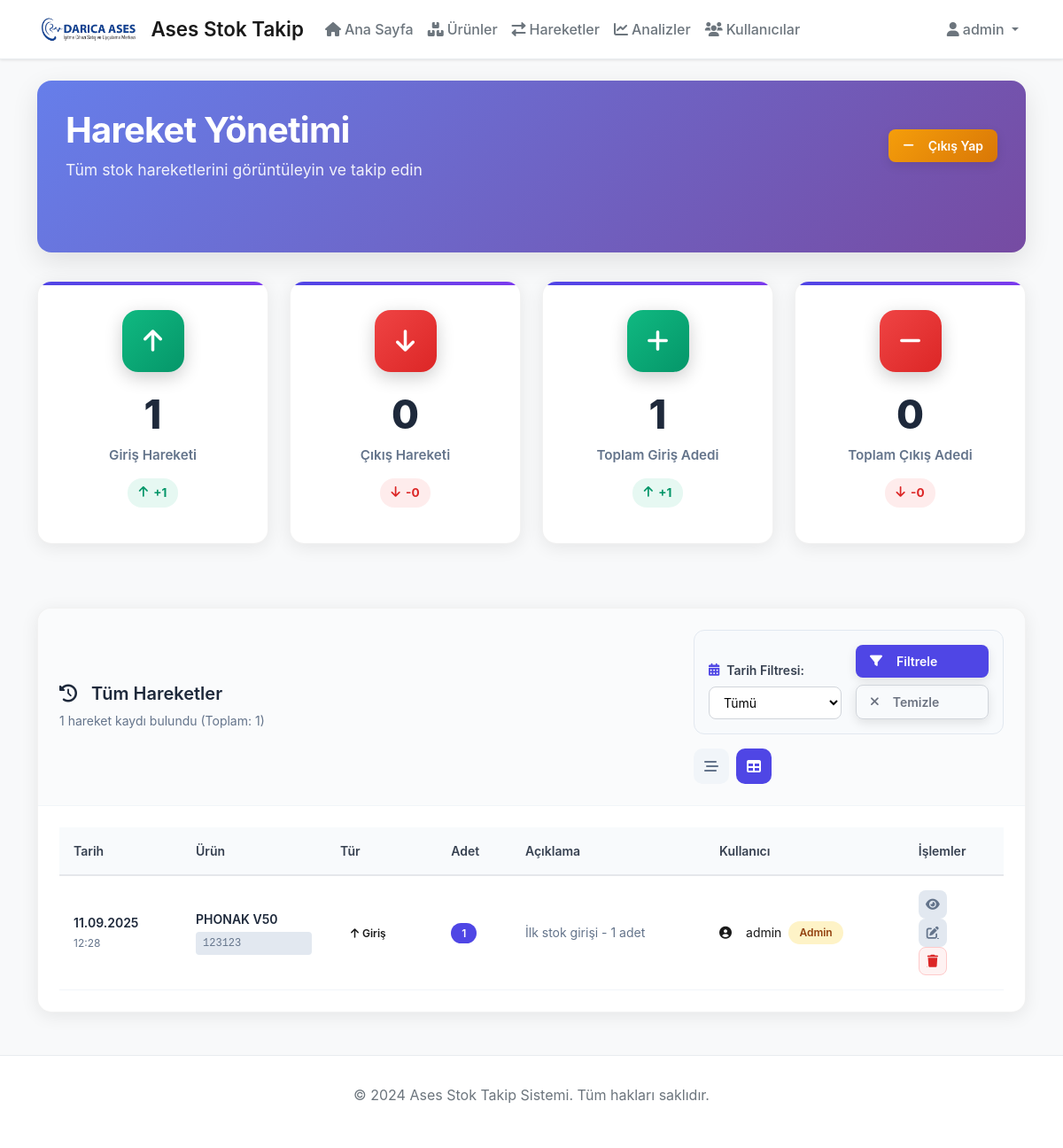
/movements (signed in), run on an earlier commit of the app's database.
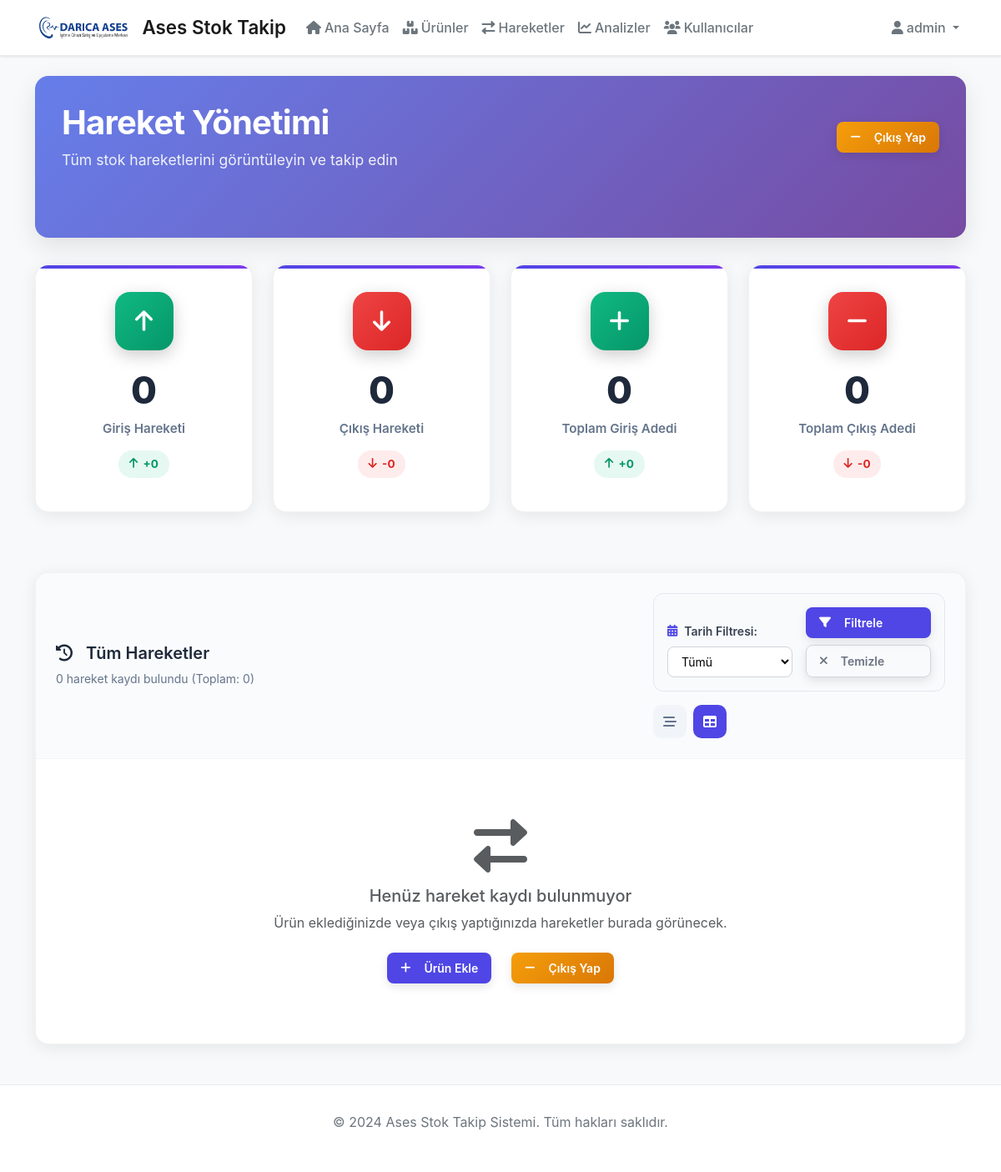
And on a later commit of the database.
### app.py (models this page shows)
class Movement(db.Model):
    id = db.Column(db.Integer, primary_key=True)
    product_id = db.Column(db.Integer, db.ForeignKey('product.id'), nullable=False)
    user_id = db.Column(db.Integer, db.ForeignKey('user.id'), nullable=False)
    movement_type = db.Column(db.String(20), nullable=False)  # 'giris' or 'cikis'
    adet = db.Column(db.Integer, nullable=False)
    aciklama = db.Column(db.Text)
    tarih = db.Column(db.DateTime, default=datetime.utcnow)
    product = db.relationship('Product', backref=db.backref('movements', lazy=True))
    user = db.relationship('User', backref=db.backref('movements', lazy=True))

class Product(db.Model):
    id = db.Column(db.Integer, primary_key=True)
    marka = db.Column(db.String(100), nullable=False)
    model = db.Column(db.String(100), nullable=False)
    barkod = db.Column(db.String(100), nullable=False)
    seri_no = db.Column(db.String(100), unique=True, nullable=False)
    adet = db.Column(db.Integer, default=0)
    created_at = db.Column(db.DateTime, default=datetime.utcnow)

class User(UserMixin, db.Model):
    id = db.Column(db.Integer, primary_key=True)
    username = db.Column(db.String(80), unique=True, nullable=False)
    email = db.Column(db.String(120), unique=True, nullable=False)
    password_hash = db.Column(db.String(120), nullable=False)
    is_admin = db.Column(db.Boolean, default=False)
    created_at = db.Column(db.DateTime, default=datetime.utcnow)

### app.py (the view)
@app.route('/movements')
@login_required
def movements():
    date_filter = request.args.get('date_filter', 'all')  # all, today, week, month, year, custom
    custom_date = request.args.get('custom_date', '')
    query = Movement.query
    if date_filter == 'today':
        today = datetime.now().date()
        query = query.filter(db.func.date(Movement.tarih) == today)
    elif date_filter == 'week':
        week_ago = datetime.now().date() - timedelta(days=7)
        query = query.filter(db.func.date(Movement.tarih) >= week_ago)
    elif date_filter == 'month':
        month_ago = datetime.now().date() - timedelta(days=30)
        query = query.filter(db.func.date(Movement.tarih) >= month_ago)
    elif date_filter == 'year':
        year_ago = datetime.now().date() - timedelta(days=365)
        query = query.filter(db.func.date(Movement.tarih) >= year_ago)
    elif date_filter == 'custom' and custom_date:
        try:
            custom_date_obj = datetime.strptime(custom_date, '%Y-%m-%d').date()
            query = query.filter(db.func.date(Movement.tarih) == custom_date_obj)
        except ValueError:
            pass  # Geçersiz tarih formatı, tüm hareketleri göster
    movements = query.order_by(Movement.tarih.desc()).all()
    total_movements = Movement.query.count()
    today_movements = Movement.query.filter(db.func.date(Movement.tarih) == datetime.now().date()).count()
    week_movements = Movement.query.filter(db.func.date(Movement.tarih) >= datetime.now().date() - timedelta(days=7)).count()
    month_movements = Movement.query.filter(db.func.date(Movement.tarih) >= datetime.now().date() - timedelta(days=30)).count()
    return render_template('movements.html',
                         movements=movements,
                         date_filter=date_filter,
                         custom_date=custom_date,
                         total_movements=total_movements,
                         today_movements=today_movements,
                         week_movements=week_movements,
                         month_movements=month_movements)

### app.py (called while the page is built)
@login_manager.user_loader
def load_user(user_id):
    return User.query.get(int(user_id))

### templates/movements.html (shortened to what the changed rows need)
{% extends "base.html" %}
{% block content %}
<div class="movements-header">
    <div class="d-flex justify-content-between align-items-center mb-5">
        <div>
            <h1 class="movements-title">Hareket Yönetimi</h1>
        </div>
    </div>
</div>
<div class="row mb-5">
    <div class="col-md-3 mb-4">
        <div class="modern-card stats-card-modern">
            <div class="card-content">
                <h3 class="card-number">{{ movements|selectattr('movement_type', 'equalto', 'giris')|list|length }}</h3>
                <p class="card-label">Giriş Hareketi</p>
                <div class="card-trend positive">
                    <i class="fas fa-arrow-up"></i>
                    <span>+{{ movements|selectattr('movement_type', 'equalto', 'giris')|list|length }}</span>
                </div>
            </div>
        </div>
    </div>
    <div class="col-md-3 mb-4">
        <div class="modern-card stats-card-modern">
            <div class="card-content">
                <h3 class="card-number">{{ movements|selectattr('movement_type', 'equalto', 'giris')|sum(attribute='adet') }}</h3>
                <p class="card-label">Toplam Giriş Adedi</p>
                <div class="card-trend positive">
                    <i class="fas fa-arrow-up"></i>
                    <span>+{{ movements|selectattr('movement_type', 'equalto', 'giris')|sum(attribute='adet') }}</span>
                </div>
            </div>
        </div>
    </div>
</div>
<div class="modern-card">
    <div class="card-header-modern">
        <div class="header-content">
            <h5 class="card-title-modern">
                <i class="fas fa-history me-3"></i>Tüm Hareketler
            </h5>
            <p class="card-subtitle-modern">
                {% if date_filter == 'all' %}
                    {{ movements|length }} hareket kaydı bulundu (Toplam: {{ total_movements }})
                {% elif date_filter == 'today' %}
                    {{ movements|length }} hareket kaydı bulundu (Bugün: {{ today_movements }})
                {% elif date_filter == 'week' %}
                    {{ movements|length }} hareket kaydı bulundu (Son 7 gün: {{ week_movements }})
                {% elif date_filter == 'month' %}
                    {{ movements|length }} hareket kaydı bulundu (Son 30 gün: {{ month_movements }})
                {% elif date_filter == 'year' %}
                    {{ movements|length }} hareket kaydı bulundu (Son 1 yıl)
                {% elif date_filter == 'custom' %}
                    {{ movements|length }} hareket kaydı bulundu ({{ custom_date }})
                {% endif %}
            </p>
        </div>
    </div>
    <div class="card-body-modern">
        {% if movements %}
        <div class="table-view" id="tableView">
            <div class="table-responsive">
                <table class="table-modern">
                    <thead>
                        <tr>
                            <th>Tarih</th>
                            <th>Ürün</th>
                            <th>Tür</th>
                            <th>Adet</th>
                            <th>Açıklama</th>
                            <th>Kullanıcı</th>
                            <th>İşlemler</th>
                        </tr>
                    </thead>
                    <tbody>
                        {% for movement in movements %}
                        <tr>
                            <td>
                                <div class="datetime-info">
                                    <span class="date">{{ movement.tarih.strftime('%d.%m.%Y') }}</span>
                                    <span class="time">{{ movement.tarih.strftime('%H:%M') }}</span>
                                </div>
                            </td>
                            <td>
                                <div class="product-info">
                                    <span class="product-name">{{ movement.product.marka }} {{ movement.product.model }}</span>
                                    <code class="product-code">{{ movement.product.barkod }}</code>
                                </div>
                            </td>
                            <td>
                                <span class="badge-modern {% if movement.movement_type == 'giris' %}success{% else %}danger{% endif %}">
                                    {% if movement.movement_type == 'giris' %}
                                        <i class="fas fa-arrow-up me-1"></i>Giriş
                                    {% else %}
                                        <i class="fas fa-arrow-down me-1"></i>Çıkış
                                    {% endif %}
                                </span>
                            </td>
                            <td>
                                <span class="quantity-badge">{{ movement.adet }}</span>
                            </td>
                            <td>
                                {% if movement.aciklama %}
                                    <span class="description" title="{{ movement.aciklama }}">
                                        {{ movement.aciklama[:50] }}{% if movement.aciklama|length > 50 %}...{% endif %}
                                    </span>
                                {% else %}
                                    <span class="text-muted">-</span>
                                {% endif %}
                            </td>
                            <td>
                                <div class="user-info">
                                    <i class="fas fa-user-circle me-2"></i>
                                    <span>{{ movement.user.username }}</span>
                                    {% if movement.user.is_admin %}
                                        <span class="badge-modern warning">Admin</span>
                                    {% endif %}
                                </div>
                            </td>
                            <td>
                                <div class="action-buttons">
                                    <button type="button" class="btn-action"
                                            data-bs-toggle="modal" data-bs-target="#movementModal{{ movement.id }}"
                                            title="Detayları Gör">
                                        <i class="fas fa-eye"></i>
                                    </button>
                                    <a href="{{ url_for('edit_movement', movement_id=movement.id) }}"
                                       class="btn-action" title="Düzenle">
                                        <i class="fas fa-edit"></i>
                                    </a>
                                    <a href="{{ url_for('delete_movement', movement_id=movement.id) }}"
                                       class="btn-action danger" title="Sil"
                                       onclick="return confirm('Bu hareketi silmek istediğinizden emin misiniz?')">
                                        <i class="fas fa-trash"></i>
                                    </a>
                                </div>
                            </td>
                        </tr>
                        {% endfor %}
                    </tbody>
                </table>
            </div>
        </div>
        {% else %}
        <div class="empty-state">
            <i class="fas fa-exchange-alt fa-4x text-muted mb-3"></i>
            <h5 class="text-muted">Henüz hareket kaydı bulunmuyor</h5>
            <p class="text-muted">Ürün eklediğinizde veya çıkış yaptığınızda hareketler burada görünecek.</p>
            <div class="empty-actions">
                <a href="{{ url_for('add_product') }}" class="btn-modern btn-primary me-2">
                    <i class="fas fa-plus me-2"></i>Ürün Ekle
                </a>
                <a href="{{ url_for('exit_product') }}" class="btn-modern btn-warning">
                    <i class="fas fa-minus me-2"></i>Çıkış Yap
                </a>
            </div>
        </div>
        {% endif %}
    </div>
</div>
{% endblock %}

What changed in the data, as far as the page shows it:
removed Movement: tarih "11.09.2025", tarih "12:28", product.marka "PHONAK", product.model "V50", product.barkod "123123", movement_type "giris" (drawn), adet "1", aciklama "İlk stok girişi - 1 adet", user.username "admin"
Also different on the page:
{{ movements|selectattr('movement_type', 'equalto', 'giris')|list|length }}: "1" → "0"
{{ movements|length }}: "1" → "0"
{{ total_movements }}: "1" → "0"
text no longer shown: "1 1 Tarih Ürün Tür Adet Açıklama Kullanıcı İşlemler"
text now shown: "0 0 Henüz hareket kaydı bulunmuyor Ürün eklediğinizde veya çıkış yaptığınızda hareketler burada görünecek. Ürün Ekle Çıkış Yap"
